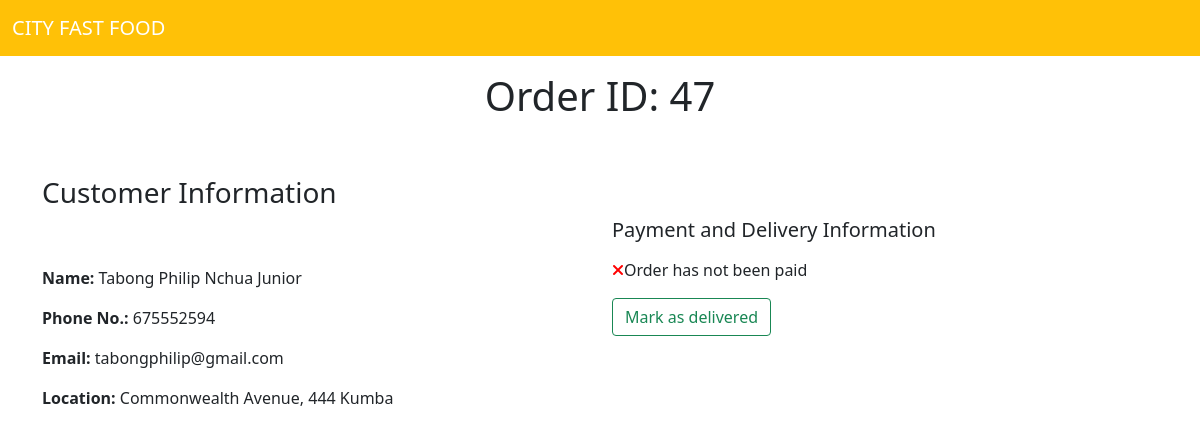
The page /restaurant/orders/47/ (signed in) on the database its author committed.
### customer/models.py (models this page shows, shortened)
class OrderModel(models.Model):
    created_on = models.DateTimeField(auto_now_add=True)
    price = models.IntegerField()
    items = models.ManyToManyField('MenuItem', related_name='order', blank=True)
    name = models.CharField(max_length=50, blank=True)
    tel = models.CharField(max_length=9)
    email = models.CharField(max_length=50, blank=True)
    street = models.CharField(max_length=50, blank=True)
    is_paid = models.BooleanField(default=False)
    is_delivered = models.BooleanField(default=False)

### restaurant/views.py (the view, shortened to what this page needs)
# urls.py: path('orders/<int:pk>/', OrderDetails.as_view(), name='order_details'),
class OrderDetails(LoginRequiredMixin, UserPassesTestMixin, View):
    def get(self, request, pk, *args, **kwargs):
        order = OrderModel.objects.get(pk=pk)
        context = {
            'order' : order
        }
        return render(request, 'restaurant/order_details.html', context)
    def test_func(self):
        return self.request.user.groups.filter(name='staff').exists() or self.request.user.is_superuser

### restaurant/templates/restaurant/order_details.html (shortened to what this page needs)
{% extends 'restaurant/base.html' %}
{% block body %}
<div class="container">
    <div class="row justify-content-center">
        <div class="col-md-6 col-sm-12 text-center mt-3">
            <h1>Order ID: {{ order.pk }}</h1>
        </div>
    </div>
    <div class="row justify-content-center">
        <div class="col-md-12 col-sm-12 mt-5">
            <h3>Customer Information</h3>
        </div>
    </div>
     <div class="row justify-content-center">
        <div class="col-md-6 col-sm-12 mt-5">
            <p><span style="font-weight: 600;">Name: </span>{{ order.name }}</p>
            <p><span style="font-weight: 600;">Phone No.: </span>{{ order.tel }}</p>
            <p><span style="font-weight: 600;">Email: </span>{{ order.email }}</p>
            <p><span style="font-weight: 600;">Location: </span>{{ order.street }}</p>
        </div>
        <div class="col-md-6 col-sm-12">
            <h5>Payment and Delivery Information</h5>
            <p class="mt-3">
                {% if order.is_paid %}
                <p><i style="color: #008000;" class="fa-solid fa-check"></i><span class="pl-2">Order has been paid</span></p>
                {% else %}
                <p><i style="color: #ff0000;" class="fa-solid fa-times"></i><span class="pl-2">Order has not been paid</span></p>
                {% endif %}
            </p>
            {% if order.is_delivered %}
                <p><i style="color: #008000;" class="fa-solid fa-check"></i><span class="pl-2">Order has been delivered</span></p>
                {% else %}
                <form method="POST">
                    <button type="submit" class="btn btn-outline-success">Mark as delivered</button>
                </form>
            {% endif %}
        </div>
    </div>
</div>
{% endblock %}

### rows shown on the page
OrderModel: pk "47", name "Tabong Philip Nchua Junior", tel "675552594", email "tabongphilip@gmail.com", street "Commonwealth Avenue, 444 Kumba"
